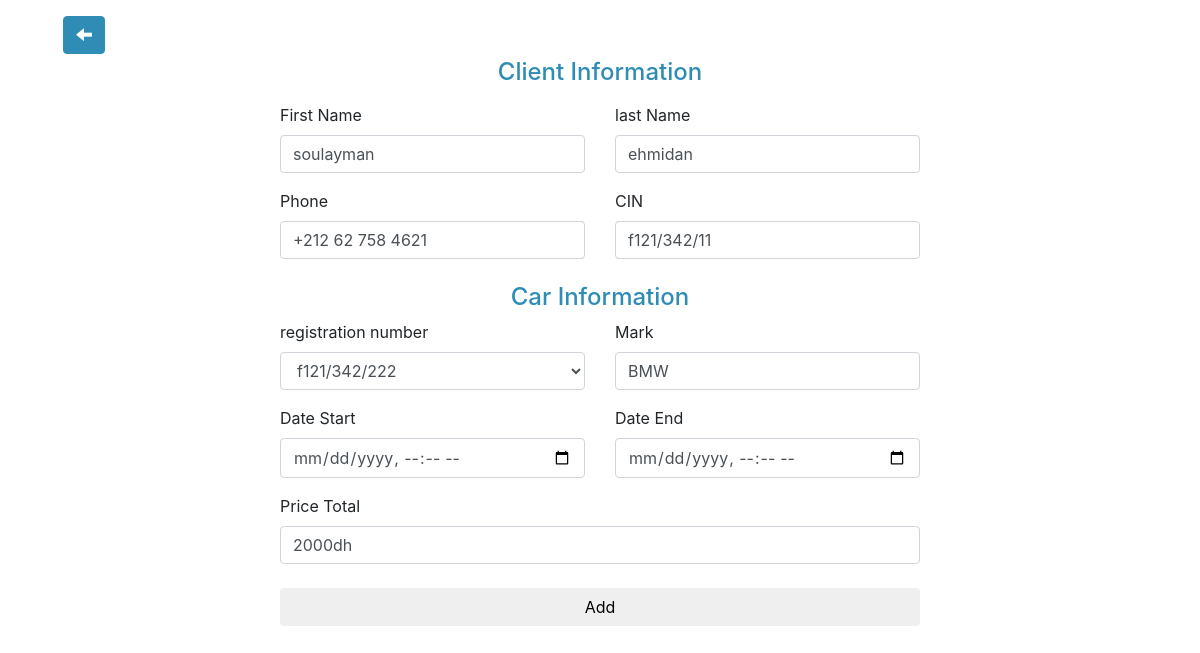
The page /project_Fin_De_Tude/EditeRes.php?id=45 on the database its author committed.
### tables this page shows
CREATE TABLE `reservation` (
  `Id_Res` int(11) NOT NULL,
  `First_Name` char(20) DEFAULT NULL,
  `Last_Name` char(20) DEFAULT NULL,
  `Phone` varchar(20) DEFAULT NULL,
  `CIN` varchar(20) DEFAULT NULL,
  `Image_Client` varchar(255) NOT NULL,
  `Mark` varchar(20) DEFAULT NULL,
  `Date_Start` datetime DEFAULT NULL,
  `Date_End` datetime DEFAULT NULL,
  `Car_Image` varchar(250) DEFAULT NULL,
  `Price_Total` varchar(250) DEFAULT NULL,
  `Rigestration_Number` varchar(20) DEFAULT NULL
);

### project_Fin_De_Tude/EditeRes.php (the view, shortened to what this page needs)
<?php
include "connect.php";
$get = $_GET['id'];
$reqCat = $pdo->prepare("SELECT * FROM reservation WHERE Id_Res='$get'");
$reqCat->execute();
$Res = $reqCat->fetch();
?>
<!DOCTYPE html>
<html lang="en">
<head>
    <link rel="stylesheet" href="./bootstrap/css/bootstrap.css">
    <link rel="stylesheet" href="./css/AddRes.css">
</head>
<body>
    <div class="container-fluid">
        <a href="reservation.php"><button class="btn btn back ml-5 mt-3 "><span class="glyphicon glyphicon-arrow-left"></span></button></a>
        <div class="row  justify-content-center align-items-center">
            <form action="" method="post" class="col-7 row form" enctype="multipart/form-data">
                <h4 class="col-12 text-center mb-3 mt-1 textcolor">Client Information</h4>
                <div class="form-group col-6">
                    <label for="exampleInputEmail1">First Name</label>
                    <input class="form-control" aria-describedby="emailHelp" name="fname" value="<?= $Res["First_Name"] ?>"  type="text">
                </div>
                <div class="form-group col-6">
                    <label for="">last Name</label>
                    <input class="form-control" aria-describedby="emailHelp" name="lname" value="<?= $Res["Last_Name"] ?>"  type="text">
                </div>
                <div class="form-group col-6">
                    <label for="">Phone</label>
                    <input class="form-control" aria-describedby="emailHelp" name="phone" value="<?= $Res["Phone"] ?>"  type="text">
                </div>
                <div class="form-group col-6">
                    <label for="">CIN</label>
                    <input class="form-control" aria-describedby="emailHelp" name="CIN" value="<?= $Res["CIN"] ?>"  type="text">
                </div>
                <h4 class="col-12 text-center mb-2 mt-2 textcolor">Car Information</h4>
                <div class="form-group col-6">
                    <label for="exampleInputEmail1">registration number</label>
                    <select class="form-control" name="registration_number" onchange="getSelectedValue()">
                        <?php
                        $Get_Car = $pdo->prepare("SELECT * FROM cars WHERE Registration_Number NOT IN (SELECT Rigestration_Number FROM reservation WHERE CURRENT_TIMESTAMP BETWEEN Date_Start AND Date_End)");
                        $Get_Car->execute();
                        while ($Car_Info = $Get_Car->fetch()) {
                        ?>
                            <option value="<?= $Car_Info["Mark"] . "." . $Car_Info["CarImage"] . ";" . $Car_Info["Registration_Number"] ?>"><?= $Car_Info["Registration_Number"] ?></option>
                        <?php } ?>
                    </select>
                </div>
                <div class="form-group col-6">
                    <label for="">Mark</label>
                    <input class="form-control" aria-describedby="emailHelp" id="markk" name="Mark" value=<?= $Res["Mark"] ?> placeholder="Enter the Mark" type="text">
                </div>
                <div class="form-group col-6">
                    <label for="">Date Start </label>
                    <input class="form-control" aria-describedby="emailHelp" name="DStart" value=<?= $Res["Date_Start"] ?> placeholder="Enter Date Start" type="datetime-local">
                </div>
                <div class="form-group col-6">
                    <label for="">Date End</label>
                    <input class="form-control" aria-describedby="emailHelp" name="DEnd"  value=<?= $Res["Date_End"] ?> placeholder="Enter Date End" type="datetime-local">
                </div>
                <div class="form-group col-12">
                    <label for="">Price Total</label>
                    <input class="form-control" aria-describedby="emailHelp" name="Ptotal"  value=<?= $Res["Price_Total"] ?> placeholder="Enter Price Total" type="text">
                </div>
                <div class="col-12">
                    <button type="submit" name="submit" class="btn col-12 button_add_res mb-3 mt-2">Add</button>
                </div>
        </div>
    </div>
</body>
</html>

### project_Fin_De_Tude/css/AddRes.css (style rules this page uses)
.back { color: white; background-color: #2f8cb4; border: 1px solid #2f8cb4; }
.textcolor { color: #2f8cb4; }

### rows shown on the page
reservation: fname "soulayman", lname "ehmidan", phone "+212 62 758 4621", CIN "f121/342/11", Mark "BMW", Ptotal "2000dh"

### other values the page prints
form field registration_number "f121/342/222"
